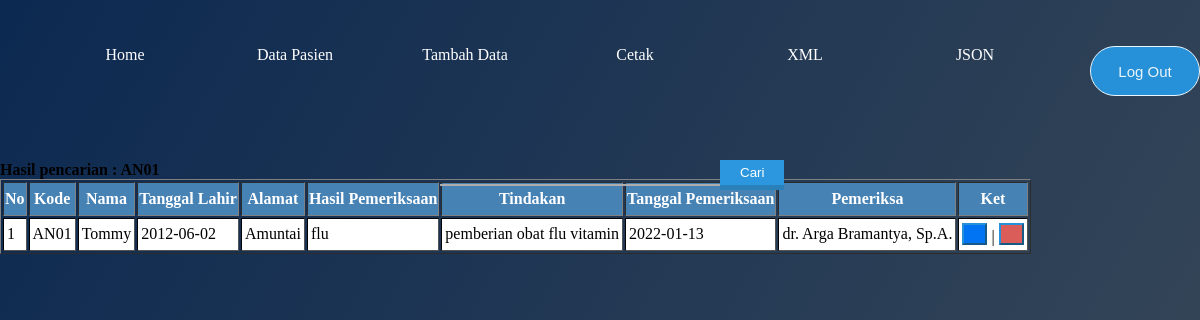
The app's page /admin.php?cari=AN01 with its own data.
### tables this page shows
CREATE TABLE `data_pasien` (
  `nomor` varchar(10) NOT NULL,
  `nama` varchar(30) NOT NULL,
  `ttl` date NOT NULL,
  `temting` varchar(200) NOT NULL,
  `hasil` varchar(50) NOT NULL,
  `tindakan` varchar(50) NOT NULL,
  `tgl_periksa` date NOT NULL,
  `dokter` varchar(50) NOT NULL
);

### admin.php (the view, shortened to what this page needs)
<?php
include_once("koneksi.php");
?>
<!DOCTYPE html>
<html lang="en" dir="ltr">
  <head>
    <link rel="stylesheet" type="text/css" href="csss/style2.css">
  </head>
  <body>
 <ul class="bar" class="aktif">
  <li><a href=menu.html>Home</a><i class="fas fa-home"></i></li>
  <li><a href=admin.php>Data Pasien</a></li>
  <li><a href=create.php>Tambah Data</a><i class="fas fa-plus"></i></li>
  <li><a href=lap_data.php>Cetak</a><i class="fas fa-plus"></i></li>
  <li><a href=xml.php>XML</a><i class="fas fa-plus"></i></li>
  <li><a href=json.php>JSON</a><i class="fas fa-plus"></i></li>
  <li><a href="logout.php" onclick="return confirm('Yakin ingin logout?')"><input type="submit" value="Log Out"></a><i class="fas fa-plus"></i></li>
</ul>
<div class="center">
<form action="" method="get">
	<div class="txt_field">
<input type="text" name="cari"></div>
<input type="submit" value="Cari">
</form>
</div>
<?php
if(isset($_GET['cari'])){
$cari = $_GET['cari'];
echo "<b>Hasil pencarian : ".$cari."</b>";
}
?>
<table border="1">
<div class="siram">
<tr>
<th>No</th>
<th>Kode</th>
<th>Nama</th>
<th>Tanggal Lahir</th>
<th>Alamat</th>
<th>Hasil Pemeriksaan</th>
<th>Tindakan</th>
<th>Tanggal Pemeriksaan</th>
<th>Pemeriksa</th>
<th>Ket</th>
</tr>
<?php
if(isset($_GET['cari']))
{
$cari = $_GET['cari'];
$sql="select * from data_pasien where nomor like'%".$cari."%'";
$tampil = mysqli_query($con,$sql);
}else{
$sql="select * from data_pasien";
$tampil = mysqli_query($con,$sql);
}
$no = 1;
while($r = mysqli_fetch_array($tampil)){
?>
<tr>
<td><?php echo $no++; ?></td>
<td><?php echo $r['nomor']; ?></td>
<td><?php echo $r['nama']; ?></td>
<td><?php echo $r['ttl']; ?></td>
<td><?php echo $r['temting']; ?></td>
<td><?php echo $r['hasil']; ?></td>
<td><?php echo $r['tindakan']; ?></td>
<td><?php echo $r['tgl_periksa']; ?></td>
<td><?php echo $r['dokter']; ?></td>
<td><?php echo "<a href='edit.php?nomor=$r[nomor]'><input type='button' class='btn-edit'></a> | <a
				href='delete.php?nomor=$r[nomor]'><input type='button' class='btn-delete'></a>" ?></td>
</tr>
</div>
<?php } ?>
</table>
</body>
</html>

### csss/style2.css (style rules this page uses)
body { margin: 0; padding: 0; font-family: cursive; background: linear-gradient(120deg, #0c2951, #3b4a58); height: 100vh; overflow: hidden; }
.bar { position: center; background-color: transparent; text-align: center; }
ul { position: center; display: inline-flex; list-style: none; color: #ffff; }
ul li { width: 110px; margin : 15px; padding : 15px; }
a { text-decoration: none; color : #5BA6C1; }
ul li a { text-decoration: none; color : #fff; }
.center { position: absolute; top: 20%; left: 50%; transform: translate(-50%, -50%); width: 400px; background: none; border-radius: 10px; }
.center form { padding: 0 40px; box-sizing: border-box; }
input[value="Log Out"] { width: 100%; height: 50px; border: 1px solid; background: #2691d9; border-radius: 90px; font-size: 15px; color: #e9f4fb; font-weight: 200; cursor: pointer; outline: none; }
form .txt_field { position: relative; border-bottom: 2px solid #adadad; margin: 30px 0; }
.txt_field input { width: 50%; padding: 0 5px; height: 50px; left: 30%; font-size: 20px; color: #ffff; border: none; background: transparent; outline: none; }
input[value="Cari"] { background:#2C97DF; color:white; border-top:0; border-left:0; border-right:0; border-bottom:5px solid #2A80B9; padding:5px 20px; text-decoration:none; font-family:sans-serif; font-size:10pt; position: absolute; cursor: pointer; left : 80%; top : 50%; }
input,a:hover { border-color: #2691d9; transition: .5s; }
.siram { position: center; left: 30%; }
td { padding: 3px; height: 25px; background-color: white; border-color: black; }
th { background-color: steelblue; color: white; height: 30px; }
.btn-edit { background: #0074F2; height:22px; padding-left: 15px; padding-top: 5px; }
.btn-delete { background: #db5d59; height:22px; padding-left: 15px; padding-top: 5px; }

### records on screen
data_pasien: nomor "AN01", nama "Tommy", ttl "2012-06-02", temting "Amuntai", hasil "flu", tindakan "pemberian obat flu vitamin", tgl_periksa "2022-01-13", dokter "dr. Arga Bramantya, Sp.A."

### other values on screen
$cari "AN01"
